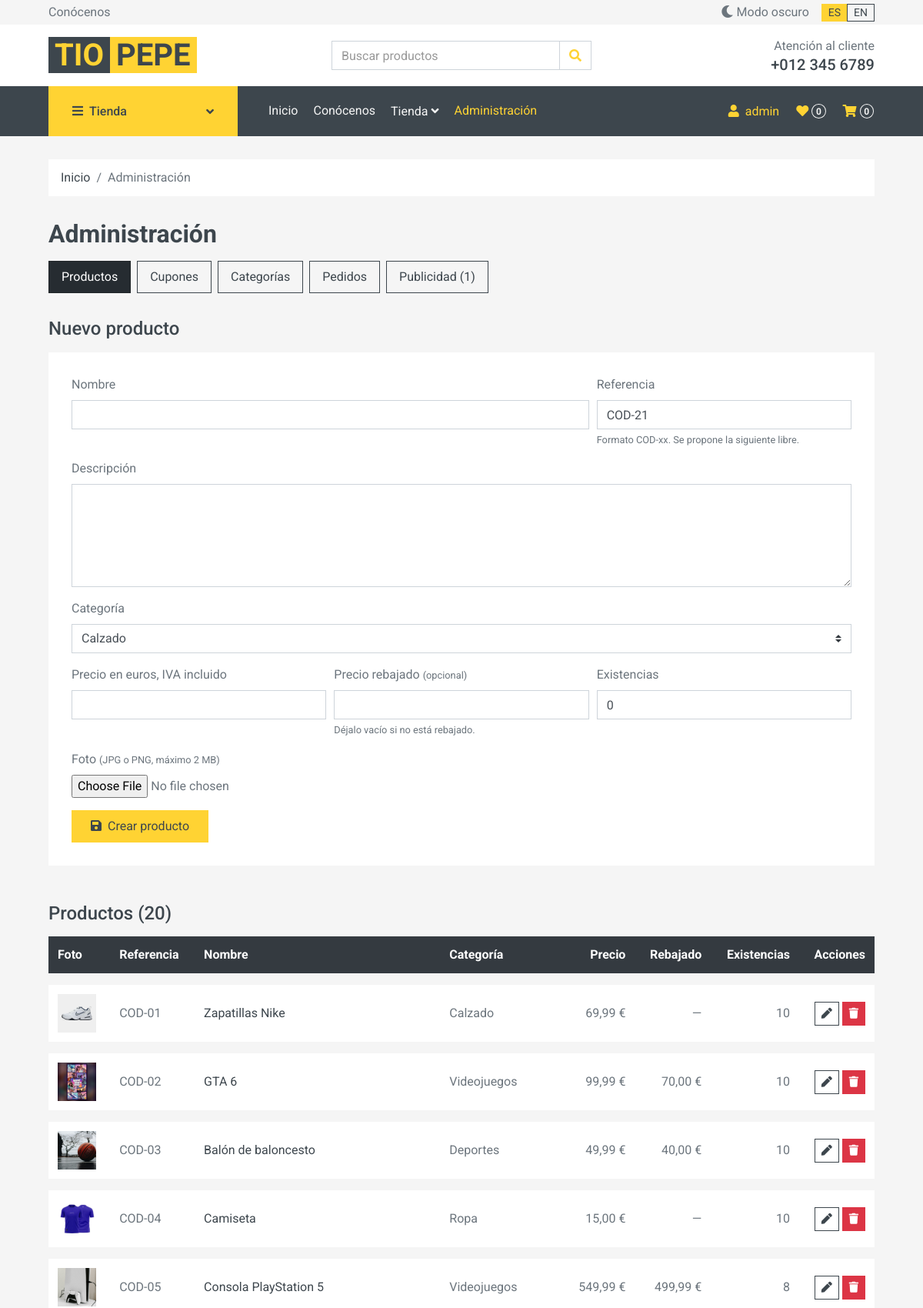
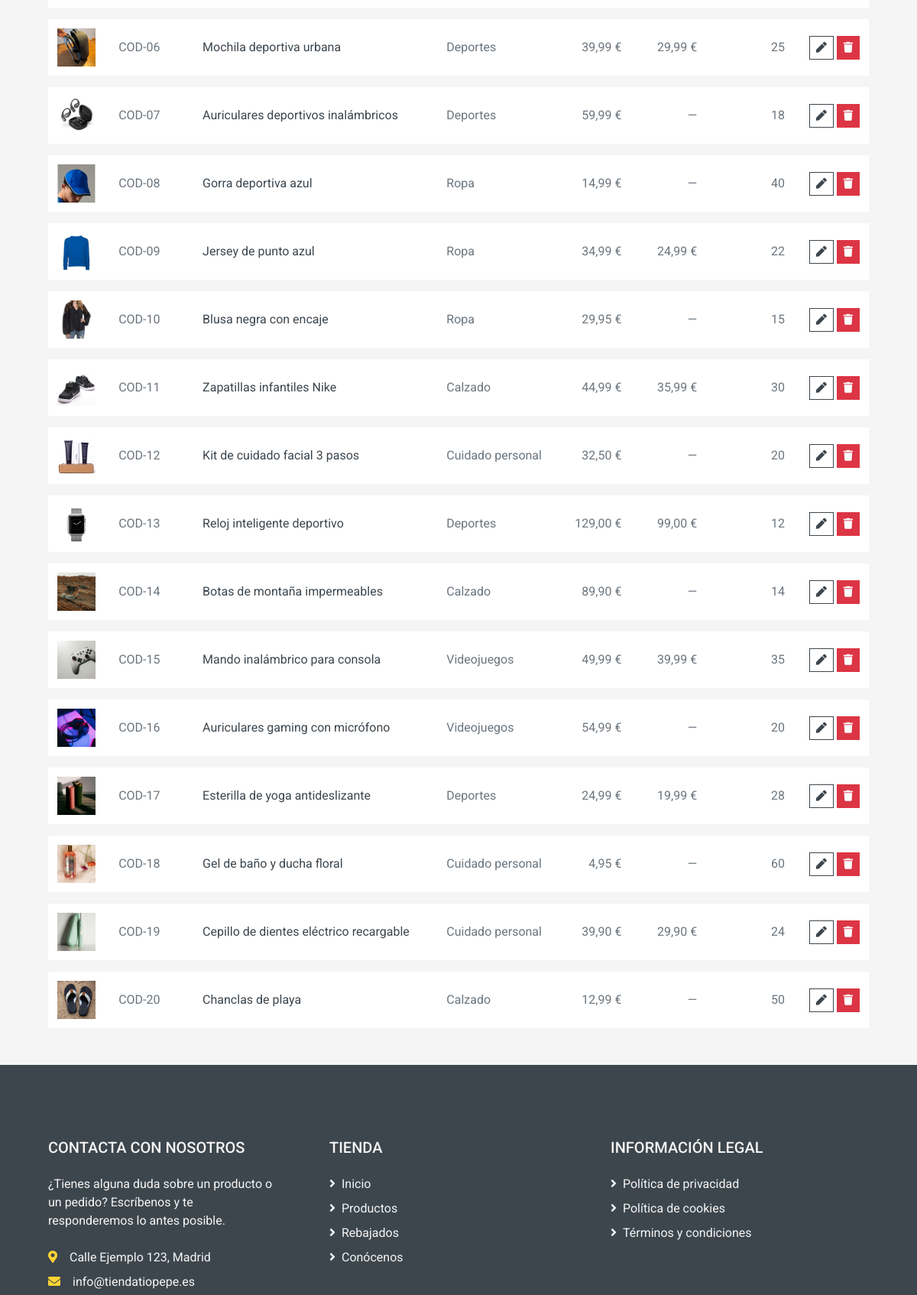
The app's page /Tienda/index.php?p=admin (signed in, upper part) with its own data (2 pictures, top to bottom).
### tables this page shows
CREATE TABLE IF NOT EXISTS `productos` (
  `id` int(10) UNSIGNED NOT NULL AUTO_INCREMENT PRIMARY KEY,
  `referencia` varchar(50) NOT NULL UNIQUE,
  `nombre` varchar(150) NOT NULL,
  `precio` decimal(10,2) UNSIGNED NOT NULL,
  `precio_rebajado` decimal(10,2) UNSIGNED DEFAULT NULL,
  `existencias` int(10) UNSIGNED NOT NULL DEFAULT 0,
  `descripcion` text DEFAULT NULL,
  `categoria_id` int(10) UNSIGNED DEFAULT NULL,
  CONSTRAINT `fk_productos_categoria` FOREIGN KEY (`categoria_id`) REFERENCES `categorias` (`id`) ON DELETE SET NULL ON UPDATE CASCADE
);

CREATE TABLE IF NOT EXISTS `categorias` (
  `id` int(10) UNSIGNED NOT NULL AUTO_INCREMENT PRIMARY KEY,
  `nombre` varchar(100) NOT NULL UNIQUE
);

### Tienda/paginas/admin.php (the view, shortened to what this page needs)
<?php
$seccion = $_GET['seccion'] ?? 'productos';
$datos_producto = null;
if ($seccion === 'productos') {
    $categorias = obtener_categorias();
    $productos_admin = consultar("SELECT p.*, c.nombre AS categoria
                                  FROM productos p LEFT JOIN categorias c ON c.id = p.categoria_id
                                  ORDER BY p.referencia");
    if ($datos_producto === null) {
        $mayor = consultar("SELECT MAX(CAST(SUBSTRING(referencia, 5) AS UNSIGNED)) AS mayor FROM productos WHERE referencia LIKE 'COD-%'")[0]['mayor'];
        $datos_producto = [
            'id' => 0, 'referencia' => 'COD-' . str_pad($mayor + 1, 2, '0', STR_PAD_LEFT), 'nombre' => '', 'descripcion' => '',
            'categoria_id' => 0, 'precio' => '', 'precio_rebajado' => '', 'existencias' => '0',
        ];
    }
    $editando = $datos_producto['id'] > 0;
}
$pendientes = consultar("SELECT COUNT(*) AS total FROM anuncios WHERE estado = 'pendiente'")[0]['total'];
$pestanas = ['productos' => 'Productos', 'cupones' => 'Cupones', 'categorias' => 'Categorías', 'pedidos' => 'Pedidos',
             'publicidad' => 'Publicidad' . ($pendientes ? " ($pendientes)" : '')];
?>
    <div class="container-fluid">
        <div class="px-xl-5">
            <h2 class="mb-3">Administración</h2>
            <div class="mb-4">
                <?php foreach ($pestanas as $clave => $nombre): ?>
                    <a class="btn <?= $clave === $seccion ? 'btn-dark active' : 'btn-outline-dark' ?> py-2 px-3 mr-1 mb-2" href="index.php?p=admin&amp;seccion=<?= $clave ?>"><?= $nombre ?></a>
                <?php endforeach; ?>
            </div>
            <?php if ($seccion === 'productos'): ?>
                <h4 class="mb-3"><?= $editando ? 'Editar producto ' . escapar_html($datos_producto['referencia']) : 'Nuevo producto' ?></h4>
                <div class="bg-light p-30 mb-5">
                    <form action="index.php?p=admin<?= $editando ? '&amp;editar=' . (int) $datos_producto['id'] : '' ?>" method="post" enctype="multipart/form-data">
                        <div class="form-row">
                            <div class="form-group col-md-8">
                                <label for="nombre">Nombre</label>
                                <input type="text" class="form-control" id="nombre" name="nombre" maxlength="150" required
                                       value="<?= escapar_html($datos_producto['nombre']) ?>">
                            </div>
                            <div class="form-group col-md-4">
                                <label for="referencia">Referencia</label>
                                <?php if ($editando): ?>
                                    <input type="text" class="form-control" id="referencia" value="<?= escapar_html($datos_producto['referencia']) ?>" readonly>
                                <?php else: ?>
                                    <input type="text" class="form-control" id="referencia" name="referencia" required
                                           pattern="COD-[0-9]{2,}" title="Formato COD-xx, por ejemplo COD-07"
                                           value="<?= escapar_html($datos_producto['referencia']) ?>">
                                    <small class="form-text text-muted">Formato COD-xx. Se propone la siguiente libre.</small>
                                <?php endif; ?>
                            </div>
                        </div>
                        <div class="form-group">
                            <label for="descripcion">Descripción</label>
                            <textarea class="form-control" id="descripcion" name="descripcion" rows="5"><?= escapar_html($datos_producto['descripcion']) ?></textarea>
                        </div>
                        <div class="form-group">
                            <label for="categoria_id">Categoría</label>
                            <select class="custom-select" id="categoria_id" name="categoria_id" required>
                                <?php foreach ($categorias as $categoria): ?>
                                    <option value="<?= (int) $categoria['id'] ?>"<?= (int) $categoria['id'] === (int) $datos_producto['categoria_id'] ? ' selected' : '' ?>>
                                        <?= escapar_html($categoria['nombre']) ?>
                                    </option>
                                <?php endforeach; ?>
                            </select>
                        </div>
                        <div class="form-row">
                            <div class="form-group col-md-4">
                                <label for="precio">Precio en euros, IVA incluido</label>
                                <input type="number" class="form-control" id="precio" name="precio" min="0.01" step="0.01" required
                                       value="<?= escapar_html((string) $datos_producto['precio']) ?>">
                            </div>
                            <div class="form-group col-md-4">
                                <label for="precio_rebajado">Precio rebajado <small class="text-muted">(opcional)</small></label>
                                <input type="number" class="form-control" id="precio_rebajado" name="precio_rebajado" min="0.01" step="0.01"
                                       value="<?= escapar_html((string) $datos_producto['precio_rebajado']) ?>">
                                <small class="form-text text-muted">Déjalo vacío si no está rebajado.</small>
                            </div>
                            <div class="form-group col-md-4">
                                <label for="existencias">Existencias</label>
                                <input type="number" class="form-control" id="existencias" name="existencias" min="0" step="1" required
                                       value="<?= escapar_html((string) $datos_producto['existencias']) ?>">
                            </div>
                        </div>
                        <div class="form-group">
                            <label for="foto">Foto <small class="text-muted">(JPG o PNG, máximo 2 MB<?= $editando ? '; si no eliges ninguna se mantiene la actual' : '' ?>)</small></label>
                            <input type="file" class="form-control-file" id="foto" name="foto" accept="image/jpeg,image/png">
                        </div>
                        <button class="btn btn-primary py-2 px-4" type="submit">
                            <i class="fa fa-save mr-1"></i> <?= $editando ? 'Guardar cambios' : 'Crear producto' ?>
                        </button>
                    </form>
                </div>
                <h4 class="mb-3">Productos (<?= count($productos_admin) ?>)</h4>
                <div class="table-responsive mb-5">
                    <table class="table table-light table-borderless table-hover mb-0">
                        <thead class="thead-dark">
                            <tr>
                                <th>Foto</th>
                                <th>Referencia</th>
                                <th>Nombre</th>
                                <th>Categoría</th>
                                <th class="text-right">Precio</th>
                                <th class="text-right">Rebajado</th>
                                <th class="text-right">Existencias</th>
                                <th class="text-right">Acciones</th>
                            </tr>
                        </thead>
                        <tbody>
                            <?php foreach ($productos_admin as $p): ?>
                                <tr>
                                    <td class="align-middle"><img src="<?= escapar_html(obtener_imagen_producto($p)) ?>" alt="" style="width: 50px;"></td>
                                    <td class="align-middle"><?= escapar_html($p['referencia']) ?></td>
                                    <td class="align-middle"><a class="text-dark" href="<?= escapar_html(obtener_url_producto($p)) ?>"><?= escapar_html($p['nombre']) ?></a></td>
                                    <td class="align-middle"><?= escapar_html($p['categoria'] ?? '—') ?></td>
                                    <td class="align-middle text-right text-nowrap"><?= formatear_precio((float) $p['precio']) ?></td>
                                    <td class="align-middle text-right text-nowrap"><?= tiene_precio_rebajado($p) ? formatear_precio((float) $p['precio_rebajado']) : '—' ?></td>
                                    <td class="align-middle text-right<?= (int) $p['existencias'] === 0 ? ' text-danger font-weight-bold' : '' ?>"><?= (int) $p['existencias'] ?></td>
                                    <td class="align-middle text-right text-nowrap">
                                        <a class="btn btn-sm btn-outline-dark" href="index.php?p=admin&amp;editar=<?= (int) $p['id'] ?>" title="Editar"><i class="fa fa-pen"></i></a>
                                        <form class="d-inline" action="index.php?p=admin" method="post"
                                              onsubmit="return confirm('¿Borrar el producto «<?= escapar_html(addslashes($p['nombre'])) ?>»? No se puede deshacer.');">
                                            <button type="submit" class="btn btn-sm btn-danger" title="Borrar"><i class="fa fa-trash"></i></button>
                                        </form>
                                    </td>
                                </tr>
                            <?php endforeach; ?>
                        </tbody>
                    </table>
                </div>
            <?php endif; ?>
        </div>
    </div>

### records on screen
productos: referencia (picture), referencia "COD-01", nombre "Zapatillas Nike", categoria.nombre "Calzado", precio "69,99 €", existencias "10"
productos: referencia (picture), referencia "COD-02", nombre "GTA 6", categoria.nombre "Videojuegos", precio "99,99 €", precio_rebajado "70,00 €", existencias "10"
productos: referencia (picture), referencia "COD-03", nombre "Balón de baloncesto", categoria.nombre "Deportes", precio "49,99 €", precio_rebajado "40,00 €", existencias "10"
productos: referencia (picture), referencia "COD-04", nombre "Camiseta", categoria.nombre "Ropa", precio "15,00 €", existencias "10"
productos: referencia (picture), referencia "COD-05", nombre "Consola PlayStation 5", categoria.nombre "Videojuegos", precio "549,99 €", precio_rebajado "499,99 €", existencias "8"
productos: referencia (picture), referencia "COD-06", nombre "Mochila deportiva urbana", categoria.nombre "Deportes", precio "39,99 €", precio_rebajado "29,99 €", existencias "25"
productos: referencia (picture), referencia "COD-07", nombre "Auriculares deportivos inalámbricos", categoria.nombre "Deportes", precio "59,99 €", existencias "18"
productos: referencia (picture), referencia "COD-08", nombre "Gorra deportiva azul", categoria.nombre "Ropa", precio "14,99 €", existencias "40"
productos: referencia (picture), referencia "COD-09", nombre "Jersey de punto azul", categoria.nombre "Ropa", precio "34,99 €", precio_rebajado "24,99 €", existencias "22"
productos: referencia (picture), referencia "COD-10", nombre "Blusa negra con encaje", categoria.nombre "Ropa", precio "29,95 €", existencias "15"
productos: referencia (picture), referencia "COD-11", nombre "Zapatillas infantiles Nike", categoria.nombre "Calzado", precio "44,99 €", precio_rebajado "35,99 €", existencias "30"
productos: referencia (picture), referencia "COD-12", nombre "Kit de cuidado facial 3 pasos", categoria.nombre "Cuidado personal", precio "32,50 €", existencias "20"
productos: referencia (picture), referencia "COD-13", nombre "Reloj inteligente deportivo", categoria.nombre "Deportes", precio "129,00 €", precio_rebajado "99,00 €", existencias "12"
productos: referencia (picture), referencia "COD-14", nombre "Botas de montaña impermeables", categoria.nombre "Calzado", precio "89,90 €", existencias "14"
productos: referencia (picture), referencia "COD-15", nombre "Mando inalámbrico para consola", categoria.nombre "Videojuegos", precio "49,99 €", precio_rebajado "39,99 €", existencias "35"
productos: referencia (picture), referencia "COD-16", nombre "Auriculares gaming con micrófono", categoria.nombre "Videojuegos", precio "54,99 €", existencias "20"
productos: referencia (picture), referencia "COD-17", nombre "Esterilla de yoga antideslizante", categoria.nombre "Deportes", precio "24,99 €", precio_rebajado "19,99 €", existencias "28"
productos: referencia (picture), referencia "COD-18", nombre "Gel de baño y ducha floral", categoria.nombre "Cuidado personal", precio "4,95 €", existencias "60"
productos: referencia (picture), referencia "COD-19", nombre "Cepillo de dientes eléctrico recargable", categoria.nombre "Cuidado personal", precio "39,90 €", precio_rebajado "29,90 €", existencias "24"
productos: referencia (picture), referencia "COD-20", nombre "Chanclas de playa", categoria.nombre "Calzado", precio "12,99 €", existencias "50"

### other values on screen
$codigo_idioma "ES"
$codigo_idioma "EN"
escapar_html($_SESSION['usuario']['usuario']) "admin"
count(obtener_ids_favoritos()) "0"
contar_unidades_carrito() "0"
escapar_html($texto) "Inicio"
escapar_html($texto) "Administración"
$nombre "Productos"
$nombre "Cupones"
$nombre "Categorías"
$nombre "Pedidos"
$nombre "Publicidad (1)"
count($productos_admin) "20"
form field categoria_id "Calzado"
